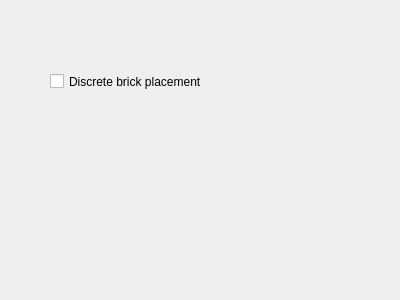
<ui version="4.0" >
 <class>prefs_build</class>
 <widget class="QWidget" name="prefs_build" >
  <property name="geometry" >
   <rect>
    <x>0</x>
    <y>0</y>
    <width>400</width>
    <height>300</height>
   </rect>
  </property>
  <property name="windowTitle" >
   <string>Form</string>
  </property>
  <widget class="QCheckBox" name="kcfg_val_discrete" >
   <property name="geometry" >
    <rect>
     <x>50</x>
     <y>70</y>
     <width>211</width>
     <height>23</height>
    </rect>
   </property>
   <property name="toolTip" >
    <string>If checked, bricks you build will be placed onto an integer grid. Otherwise, they will be moved freely.</string>
   </property>
   <property name="text" >
    <string>Discrete brick placement</string>
   </property>
  </widget>
 </widget>
 <resources/>
 <connections/>
</ui>
